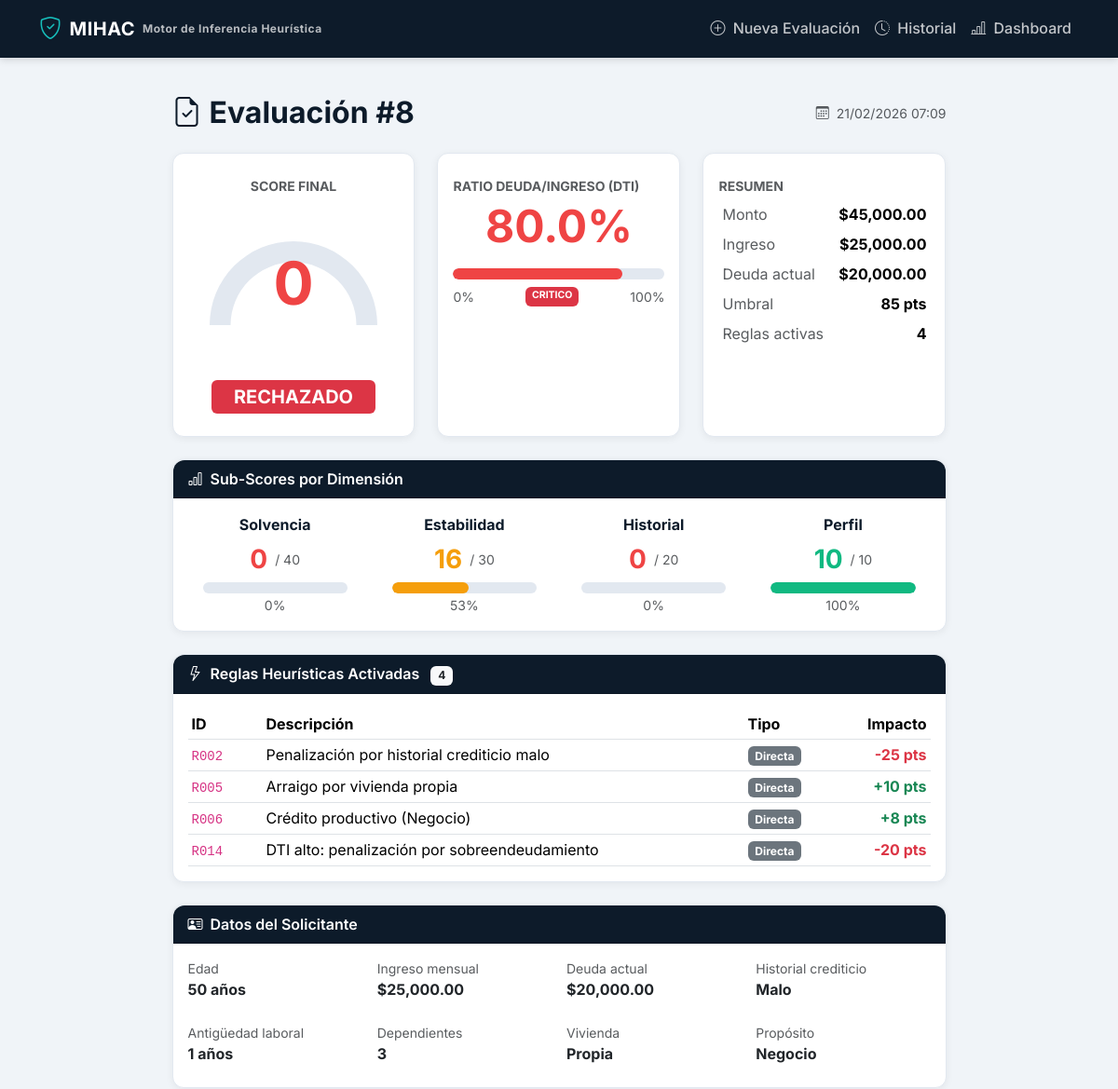
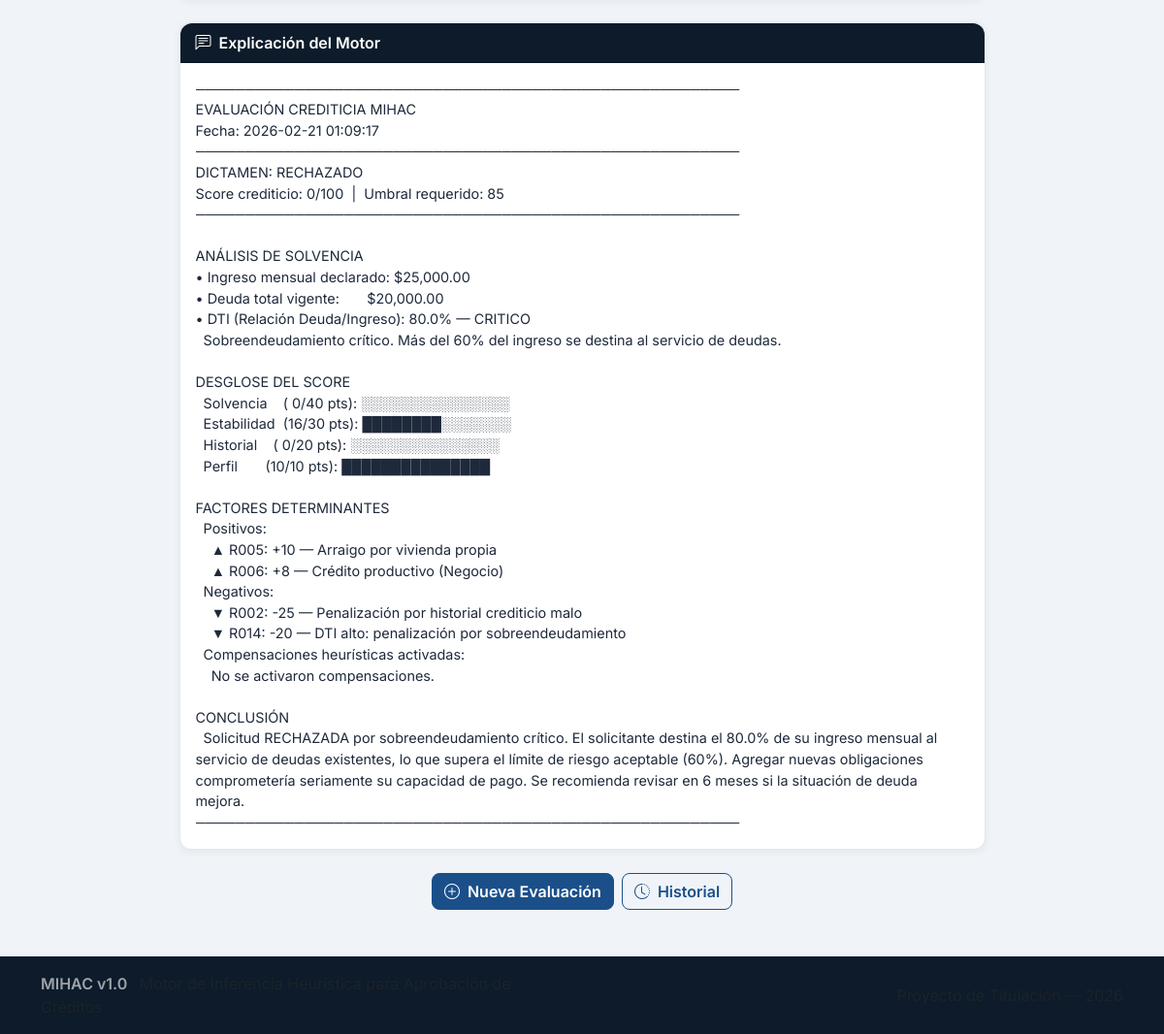
Page /resultado/8 on the committed database (2 pictures, top to bottom).
### app/models.py (models this page shows, shortened)
class Evaluacion(db.Model):
    __tablename__ = "evaluaciones"
    id = db.Column(db.Integer, primary_key=True)
    timestamp = db.Column(
        db.DateTime, default=datetime.utcnow, nullable=False
    )
    edad = db.Column(db.Integer, nullable=False)
    ingreso_mensual = db.Column(db.Float, nullable=False)
    total_deuda_actual = db.Column(db.Float, nullable=False)
    historial_crediticio = db.Column(
        db.Integer, nullable=False
    )  # 0=Malo, 1=Neutro, 2=Bueno
    antiguedad_laboral = db.Column(db.Integer, nullable=False)
    numero_dependientes = db.Column(db.Integer, nullable=False)
    tipo_vivienda = db.Column(db.String(20), nullable=False)
    proposito_credito = db.Column(db.String(20), nullable=False)
    monto_credito = db.Column(db.Float, nullable=False)
    score_final = db.Column(db.Integer, nullable=False)
    dti_ratio = db.Column(db.Float, nullable=False)
    dti_clasificacion = db.Column(db.String(20), nullable=False)
    dictamen = db.Column(
        db.String(20), nullable=False
    )  # APROBADO, RECHAZADO, REVISION_MANUAL
    umbral_aplicado = db.Column(db.Integer, nullable=False)
    reglas_activadas = db.Column(
        db.Text, nullable=False, default="[]"
    )  # JSON string
    sub_scores = db.Column(
        db.Text, nullable=False, default="{}"
    )  # JSON string
    reporte_explicacion = db.Column(db.Text, nullable=False)
    analista_usuario = db.Column(
        db.String(50), nullable=True
    )
    notas_adicionales = db.Column(db.Text, nullable=True)
    def get_reglas_list(self) -> list[dict]:
        try:
            return json.loads(self.reglas_activadas or "[]")
        except (json.JSONDecodeError, TypeError):
            return []
    def get_sub_scores_dict(self) -> dict[str, Any]:
        try:
            return json.loads(self.sub_scores or "{}")
        except (json.JSONDecodeError, TypeError):
            return {}

### app/routes.py (the view)
@main.route("/resultado/<int:eval_id>")
def resultado(eval_id):
    from app.utils import clasificar_dti
    evaluacion = Evaluacion.query.get_or_404(eval_id)
    reglas = evaluacion.get_reglas_list()
    sub_scores = evaluacion.get_sub_scores_dict()
    dti_info = clasificar_dti(evaluacion.dti_ratio)
    maximos = {
        "solvencia": 40,
        "estabilidad": 30,
        "historial_score": 20,
        "perfil": 10,
    }
    labels = {
        "solvencia": "Solvencia",
        "estabilidad": "Estabilidad",
        "historial_score": "Historial",
        "perfil": "Perfil",
    }
    sub_scores_info = {}
    for key, max_val in maximos.items():
        valor = sub_scores.get(key, 0)
        pct = (valor / max_val * 100) if max_val > 0 else 0
        sub_scores_info[key] = {
            "label": labels.get(key, key),
            "valor": valor,
            "max": max_val,
            "pct": round(pct, 1),
            "color": (
                "#10B981" if pct >= 60
                else "#F59E0B" if pct >= 30
                else "#EF4444"
            ),
        }
    return render_template(
        "resultado.html",
        ev=evaluacion,
        reglas=reglas,
        sub_scores_info=sub_scores_info,
        dti_info=dti_info,
    )

### app/templates/resultado.html (shortened to what this page needs)
{% extends "base.html" %}
{% block content %}
<div class="row justify-content-center">
    <div class="col-lg-10 col-xl-9">
        <div class="d-flex justify-content-between align-items-center mb-4">
            <h2 class="text-mihac-navy fw-bold mb-0">
                <i class="bi bi-file-earmark-check me-2"></i>Evaluación #{{ ev.id }}
            </h2>
            <small class="text-muted">
                <i class="bi bi-calendar3 me-1"></i>
                {{ ev.timestamp.strftime('%d/%m/%Y %H:%M') }}
            </small>
        </div>
        <div class="row g-4 mb-4">
            <div class="col-md-4">
                <div class="card h-100 text-center">
                    <div class="card-body py-4">
                        <p class="text-muted small mb-1 fw-bold text-uppercase">Score Final</p>
                        <div class="position-relative d-inline-block">
                            <canvas id="scoreGauge" width="180" height="180"></canvas>
                            <div class="position-absolute top-50 start-50 translate-middle">
                                <span class="display-3 fw-bold" style="color: {{ ev.dictamen | color_dictamen }};">
                                    {{ ev.score_final }}
                                </span>
                            </div>
                        </div>
                        <div class="mt-2">
                            <span class="badge fs-5 px-4 py-2 {{ ev.dictamen | clase_badge }}">
                                {{ ev.dictamen | replace("_", " ") }}
                            </span>
                        </div>
                    </div>
                </div>
            </div>
            <div class="col-md-4">
                <div class="card h-100">
                    <div class="card-body py-4">
                        <p class="text-muted small mb-1 fw-bold text-uppercase">Ratio Deuda/Ingreso (DTI)</p>
                        <div class="text-center mb-3">
                            <span class="display-5 fw-bold" style="color: {{ dti_info.color }};">
                                {{ "%.1f"|format(ev.dti_ratio * 100) }}%
                            </span>
                        </div>
                        <div class="score-bar mb-2">
                            <div class="score-fill score-{{ 'alto' if ev.dti_ratio < 0.25 else ('medio' if ev.dti_ratio < 0.40 else 'bajo') }}"
                                 style="width: {{ [ev.dti_ratio * 100, 100] | min }}%;"></div>
                        </div>
                        <div class="d-flex justify-content-between small text-muted">
                            <span>0%</span>
                            <span class="badge {{ dti_info.clase }}">{{ ev.dti_clasificacion }}</span>
                            <span>100%</span>
                        </div>
                    </div>
                </div>
            </div>
            <div class="col-md-4">
                <div class="card h-100">
                    <div class="card-body py-4">
                        <p class="text-muted small mb-1 fw-bold text-uppercase">Resumen</p>
                        <table class="table table-sm table-borderless mb-0">
                            <tr>
                                <td class="text-muted">Monto</td>
                                <td class="fw-bold text-end">{{ ev.monto_credito | moneda }}</td>
                            </tr>
                            <tr>
                                <td class="text-muted">Ingreso</td>
                                <td class="fw-bold text-end">{{ ev.ingreso_mensual | moneda }}</td>
                            </tr>
                            <tr>
                                <td class="text-muted">Deuda actual</td>
                                <td class="fw-bold text-end">{{ ev.total_deuda_actual | moneda }}</td>
                            </tr>
                            <tr>
                                <td class="text-muted">Umbral</td>
                                <td class="fw-bold text-end">{{ ev.umbral_aplicado }} pts</td>
                            </tr>
                            <tr>
                                <td class="text-muted">Reglas activas</td>
                                <td class="fw-bold text-end">{{ reglas | length }}</td>
                            </tr>
                        </table>
                    </div>
                </div>
            </div>
        </div>
        <div class="card mb-4">
            <div class="card-header bg-mihac-navy text-white">
                <i class="bi bi-bar-chart me-2"></i>Sub-Scores por Dimensión
            </div>
            <div class="card-body">
                <div class="row g-3">
                    {% for nombre, info in sub_scores_info.items() %}
                    <div class="col-md-6 col-lg-3">
                        <div class="text-center">
                            <p class="fw-bold text-mihac-navy mb-1">{{ info.label }}</p>
                            <div class="d-flex align-items-center justify-content-center gap-2 mb-1">
                                <span class="fs-3 fw-bold" style="color: {{ info.color }};">{{ info.valor }}</span>
                                <span class="text-muted small">/ {{ info.max }}</span>
                            </div>
                            <div class="score-bar mx-3">
                                <div class="score-fill score-{{ 'alto' if info.pct >= 60 else ('medio' if info.pct >= 30 else 'bajo') }}"
                                     style="width: {{ info.pct }}%;"></div>
                            </div>
                            <small class="text-muted">{{ info.pct | int }}%</small>
                        </div>
                    </div>
                    {% endfor %}
                </div>
            </div>
        </div>
        <div class="card mb-4">
            <div class="card-header bg-mihac-navy text-white">
                <i class="bi bi-lightning me-2"></i>Reglas Heurísticas Activadas
                <span class="badge bg-light text-dark ms-2">{{ reglas | length }}</span>
            </div>
            <div class="card-body">
                {% if reglas %}
                <div class="table-responsive">
                    <table class="table table-sm table-mihac mb-0">
                        <thead>
                            <tr>
                                <th style="width: 80px;">ID</th>
                                <th>Descripción</th>
                                <th style="width: 100px;">Tipo</th>
                                <th style="width: 100px;" class="text-end">Impacto</th>
                            </tr>
                        </thead>
                        <tbody>
                            {% for r in reglas %}
                            <tr>
                                <td><code>{{ r.id }}</code></td>
                                <td>{{ r.descripcion }}</td>
                                <td>
                                    {% if r.tipo == "compensacion" %}
                                        <span class="badge bg-info text-dark">Compensación</span>
                                    {% else %}
                                        <span class="badge bg-secondary">Directa</span>
                                    {% endif %}
                                </td>
                                <td class="text-end fw-bold {{ 'text-success' if r.impacto > 0 else 'text-danger' }}">
                                    {{ "+" if r.impacto > 0 else "" }}{{ r.impacto }} pts
                                </td>
                            </tr>
                            {% endfor %}
                        </tbody>
                    </table>
                </div>
                {% else %}
                <p class="text-muted text-center mb-0">
                    <i class="bi bi-check-circle me-1"></i>
                    No se activaron reglas heurísticas adicionales.
                </p>
                {% endif %}
            </div>
        </div>
        <div class="card mb-4">
            <div class="card-header bg-mihac-navy text-white">
                <i class="bi bi-person-vcard me-2"></i>Datos del Solicitante
            </div>
            <div class="card-body">
                <div class="row g-3">
                    <div class="col-md-4 col-lg-3">
                        <p class="text-muted small mb-0">Edad</p>
                        <p class="fw-bold mb-2">{{ ev.edad }} años</p>
                    </div>
                    <div class="col-md-4 col-lg-3">
                        <p class="text-muted small mb-0">Ingreso mensual</p>
                        <p class="fw-bold mb-2">{{ ev.ingreso_mensual | moneda }}</p>
                    </div>
                    <div class="col-md-4 col-lg-3">
                        <p class="text-muted small mb-0">Deuda actual</p>
                        <p class="fw-bold mb-2">{{ ev.total_deuda_actual | moneda }}</p>
                    </div>
                    <div class="col-md-4 col-lg-3">
                        <p class="text-muted small mb-0">Historial crediticio</p>
                        <p class="fw-bold mb-2">{{ ev.historial_crediticio | texto_historial }}</p>
                    </div>
                    <div class="col-md-4 col-lg-3">
                        <p class="text-muted small mb-0">Antigüedad laboral</p>
                        <p class="fw-bold mb-2">{{ ev.antiguedad_laboral }} años</p>
                    </div>
                    <div class="col-md-4 col-lg-3">
                        <p class="text-muted small mb-0">Dependientes</p>
                        <p class="fw-bold mb-2">{{ ev.numero_dependientes }}</p>
                    </div>
                    <div class="col-md-4 col-lg-3">
                        <p class="text-muted small mb-0">Vivienda</p>
                        <p class="fw-bold mb-2">{{ ev.tipo_vivienda }}</p>
                    </div>
                    <div class="col-md-4 col-lg-3">
                        <p class="text-muted small mb-0">Propósito</p>
                        <p class="fw-bold mb-2">{{ ev.proposito_credito }}</p>
                    </div>
                </div>
            </div>
        </div>
        <div class="card mb-4">
            <div class="card-header bg-mihac-navy text-white">
                <i class="bi bi-chat-left-text me-2"></i>Explicación del Motor
            </div>
            <div class="card-body">
                <pre class="mb-0" style="white-space: pre-wrap; font-family: 'Inter', sans-serif; font-size: 0.9rem; color: #1e293b;">{{ ev.reporte_explicacion }}</pre>
            </div>
        </div>
        <div class="d-flex gap-2 justify-content-center mb-4">
            <a href="{{ url_for('main.index') }}" class="btn btn-primary">
                <i class="bi bi-plus-circle me-1"></i> Nueva Evaluación
            </a>
            <a href="{{ url_for('main.historial') }}" class="btn btn-outline-primary">
                <i class="bi bi-clock-history me-1"></i> Historial
            </a>
        </div>
    </div>
</div>
{% endblock %}
{% block scripts %}
<script>
// ── Score Gauge (semicírculo con Chart.js) ────────────────
document.addEventListener("DOMContentLoaded", () => {
    const score = {{ ev.score_final }};
    const color = "{{ ev.dictamen | color_dictamen }}";
    const ctx = document.getElementById("scoreGauge");
    if (!ctx) return;
    new Chart(ctx, {
        type: "doughnut",
        data: {
            datasets: [{
                data: [score, 100 - score],
                backgroundColor: [color, "#E2E8F0"],
                borderWidth: 0,
            }]
        },
        options: {
            responsive: false,
            cutout: "75%",
            rotation: -90,
            circumference: 180,
            plugins: { legend: { display: false }, tooltip: { enabled: false } },
        }
    });
});
</script>
{% endblock %}

### rows in the picture
Evaluacion: id "8", timestamp "21/02/2026 07:09", score_final "0", dictamen "RECHAZADO", ev.dti_ratio*100 "80.0", dti_clasificacion "CRITICO", monto_credito|moneda "$45,000.00", ingreso_mensual|moneda "$25,000.00", total_deuda_actual|moneda "$20,000.00", umbral_aplicado "85", edad "50", historial_crediticio|texto_historial "Malo", antiguedad_laboral "1", numero_dependientes "3", tipo_vivienda "Propia", proposito_credito "Negocio", reporte_explicacion "─────────────────────────────────────────────────────── EVALUACIÓN CREDITICIA MIHAC Fecha: 2026-02-21 01:09:17 ─────────────────────────────────────────────────────── DICTAMEN: RECHAZADO Score crediticio: 0/100 | Umbral requerido: 85 ─────────────────────────────────────────────────────── ANÁLISIS DE SOLVENCIA • Ingreso mensual declarado: $25,000.00 • Deuda total vigente: $20,000.00 • DTI (Relación Deuda/Ingreso): 80.0% — CRITICO Sobreendeudamiento crítico. Más del 60% del ingreso se destina al servicio de deudas. DESGLOSE DEL SCORE Solvencia ( 0/40 pts): ░░░░░░░░░░░░░░░ Estabilidad (16/30 pts): ████████░░░░░░░ Historial ( 0/20 pts): ░░░░░░░░░░░░░░░ Perfil (10/10 pts): ███████████████…"

### other values in the picture
{{ reglas | length }} "4"
{{ info.label }} "Solvencia" "Estabilidad" "Historial" "Perfil"
{{ info.valor }} "0" "16" "0" "10"
{{ info.max }} "40" "30" "20" "10"
{{ info.pct | int }} "0" "53" "0" "100"
{{ r.id }} "R002" "R005" "R006" "R014"
{{ r.descripcion }} "Penalización por historial crediticio malo" "Arraigo por vivienda propia" "Crédito productivo (Negocio)" "DTI alto: penalización por sobreendeudamiento"
{{ r.impacto }} "-25" "10" "8" "-20"
{{ "+" if r.impacto > 0 else "" }} "+" "+"
